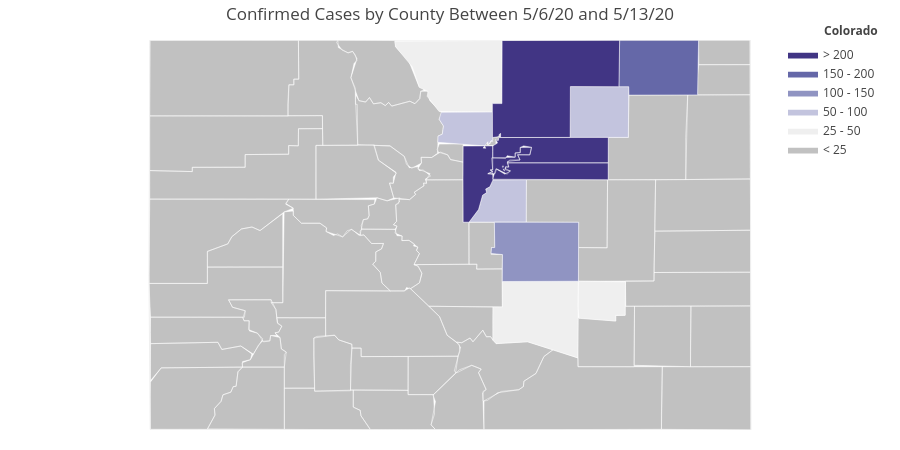

Notebook code cell kept with this figure:
### Code cell
values = period_cases

colorscale = [
    'rgb(193, 193, 193)',
    'rgb(239,239,239)',
    'rgb(195, 196, 222)',
    'rgb(144,148,194)',
    'rgb(101,104,168)',
    'rgb(65, 53, 132)'
]

fig = ff.create_choropleth(
    fips=fips, values = values, scope=['CO'],
    colorscale=colorscale,
    #binning_endpoints = list(range(min(values+1), max(values), round((max(values)-min(values))/4))),
    binning_endpoints = [25,50,100,150,200],
    county_outline={'color': 'rgb(255,255,255)', 'width': 0.5}, round_legend_values=True,
    legend_title=f'Colorado', title= f'Confirmed Cases by County Between {old_date} and {date}',
    show_hover=True, centroid_marker={'opacity': 0}
)

fig.layout.template = None
fig.show()

### Figure 1 — Plotly figure (JSON) as saved in the notebook; plotly's stock layout.template omitted (floating-point values rounded to 4 significant figures; data arrays with more than 128 entries replaced by an {"elided": "..."} marker saying what was removed)
{"data": [{"fill": "toself", "fillcolor": "rgb(193, 193, 193)", "hoverinfo": "none", "line": {"color": "rgb(255,255,255)", "width": 0.5}, "mode": "lines", "name": "< 25", "type": "scatter", "x": {"elided": "746 float values"}, "y": {"elided": "746 float values"}}, {"fill": "toself", "fillcolor": "rgb(239,239,239)", "hoverinfo": "none", "line": {"color": "rgb(255,255,255)", "width": 0.5}, "mode": "lines", "name": "25 - 50", "type": "scatter", "x": [-104.1, -104.1, -103.5, -103.5, -103.6, -103.6, -104.0, -104.1, null, -106.2, -104.9, -104.9, -105.1, -105.1, -105.7, -105.8, -105.8, -105.9, -106.0, -106.2, -106.2, null, -105.1, -105.0, -104.9, -104.9, -104.1, -104.1, -104.6, -105.0, -105.0, -105.1, null], "y": [38.26, 38.52, 38.52, 38.17, 38.17, 38.11, 38.14, 38.26, null, 40.99, 41.0, 40.35, 40.35, 40.26, 40.27, 40.42, 40.47, 40.52, 40.73, 40.93, 40.99, null, 38.11, 38.26, 38.26, 38.52, 38.52, 37.73, 37.9, 37.88, 37.92, 38.11, null]}, {"fill": "toself", "fillcolor": "rgb(195, 196, 222)", "hoverinfo": "none", "line": {"color": "rgb(255,255,255)", "width": 0.5}, "mode": "lines", "name": "50 - 100", "type": "scatter", "x": [-105.1, -105.1, -105.1, -105.1, -105.1, null, -105.7, -105.7, -105.6, -105.6, -105.7, -105.7, -105.1, -105.1, -105.1, -105.1, -105.1, -105.7, null, -105.3, -105.2, -105.2, -105.1, -105.1, -105.1, -105.1, -104.7, -104.7, -105.3, null, -104.2, -104.1, -103.5, -103.5, -104.2, -104.2, null], "y": [39.96, 39.97, 39.97, 39.96, 39.96, null, 39.95, 40.02, 40.03, 40.12, 40.19, 40.26, 40.26, 39.98, 39.93, 39.96, 39.91, 39.95, null, 39.13, 39.26, 39.41, 39.43, 39.47, 39.49, 39.56, 39.57, 39.13, 39.13, null, 40.35, 40.52, 40.52, 40.0, 40.0, 40.35, null]}, {"fill": "toself", "fillcolor": "rgb(144,148,194)", "hoverinfo": "none", "line": {"color": "rgb(255,255,255)", "width": 0.5}, "mode": "lines", "name": "100 - 150", "type": "scatter", "x": [-105.1, -105.1, -105.0, -105.0, -104.1, -104.1, -104.9, -104.9, -105.1, null], "y": [38.81, 38.87, 38.87, 39.13, 39.13, 38.52, 38.52, 38.8, 38.81, null]}, {"fill": "toself", "fillcolor": "rgb(101,104,168)", "hoverinfo": "none", "line": {"color": "rgb(255,255,255)", "width": 0.5}, "mode": "lines", "name": "150 - 200", "type": "scatter", "x": [-103.6, -103.6, -102.7, -102.7, -103.5, -103.5, -103.6, -103.6, null], "y": [40.56, 41.0, 41.0, 40.44, 40.44, 40.52, 40.52, 40.56, null]}, {"fill": "toself", "fillcolor": "rgb(65, 53, 132)", "hoverinfo": "none", "line": {"color": "rgb(255,255,255)", "width": 0.5}, "mode": "lines", "name": "> 200", "type": "scatter", "x": {"elided": "166 float values"}, "y": {"elided": "166 float values"}}, {"hoverinfo": "text", "legendgroup": "centroids", "marker": {"color": "white", "opacity": 0}, "mode": "markers", "name": "US Counties", "selected": {"marker": {"opacity": 0}}, "showlegend": false, "text": ["County: Weld<br>State: Colorado<br>FIPS: 08123<br>Value: 223", "County: Weld<br>State: Colorado<br>FIPS: 08123<br>Value: 223", "County: Jefferson<br>State: Colorado<br>FIPS: 08059<br>Value: 209", "County: Jefferson<br>State: Colorado<br>FIPS: 08059<br>Value: 209", "County: Jefferson<br>State: Colorado<br>FIPS: 08059<br>Value: 209", "County: Jefferson<br>State: Colorado<br>FIPS: 08059<br>Value: 209", "County: Jefferson<br>State: Colorado<br>FIPS: 08059<br>Value: 209", "County: Denver<br>State: Colorado<br>FIPS: 08031<br>Value: 580", "County: Denver<br>State: Colorado<br>FIPS: 08031<br>Value: 580", "County: Broomfield<br>State: Colorado<br>FIPS: 08014<br>Value: 23", "County: Broomfield<br>State: Colorado<br>FIPS: 08014<br>Value: 23", "County: Boulder<br>State: Colorado<br>FIPS: 08013<br>Value: 97", "County: Boulder<br>State: Colorado<br>FIPS: 08013<br>Value: 97", "County: Arapahoe<br>State: Colorado<br>FIPS: 08005<br>Value: 487", "County: Arapahoe<br>State: Colorado<br>FIPS: 08005<br>Value: 487", "County: Arapahoe<br>State: Colorado<br>FIPS: 08005<br>Value: 487", "County: Arapahoe<br>State: Colorado<br>FIPS: 08005<br>Value: 487", "County: Arapahoe<br>State: Colorado<br>FIPS: 08005<br>Value: 487", "County: Arapahoe<br>State: Colorado<br>FIPS: 08005<br>Value: 487", "County: Arapahoe<br>State: Colorado<br>FIPS: 08005<br>Value: 487", "County: Adams<br>State: Colorado<br>FIPS: 08001<br>Value: 422", "County: Alamosa<br>State: Colorado<br>FIPS: 08003<br>Value: 11", "County: Archuleta<br>State: Colorado<br>FIPS: 08007<br>Value: 0", "County: Baca<br>State: Colorado<br>FIPS: 08009<br>Value: 0", "County: Bent<br>State: Colorado<br>FIPS: 08011<br>Value: 1", "County: Chaffee<br>State: Colorado<br>FIPS: 08015<br>Value: 1", "County: Cheyenne<br>State: Colorado<br>FIPS: 08017<br>Value: 4", "County: Clear Creek<br>State: Colorado<br>FIPS: 08019<br>Value: 2", "County: Conejos<br>State: Colorado<br>FIPS: 08021<br>Value: 1", "County: Costilla<br>State: Colorado<br>FIPS: 08023<br>Value: 1", "County: Crowley<br>State: Colorado<br>FIPS: 08025<br>Value: 35", "County: Custer<br>State: Colorado<br>FIPS: 08027<br>Value: 0", "County: Delta<br>State: Colorado<br>FIPS: 08029<br>Value: 2", "County: Dolores<br>State: Colorado<br>FIPS: 08033<br>Value: 0", "County: Douglas<br>State: Colorado<br>FIPS: 08035<br>Value: 56", "County: Eagle<br>State: Colorado<br>FIPS: 08037<br>Value: 10", "County: Elbert<br>State: Colorado<br>FIPS: 08039<br>Value: 4", "County: El Paso<br>State: Colorado<br>FIPS: 08041<br>Value: 120", "County: Fremont<br>State: Colorado<br>FIPS: 08043<br>Value: 1", "County: Garfield<br>State: Colorado<br>FIPS: 08045<br>Value: 13", "County: Gilpin<br>State: Colorado<br>FIPS: 08047<br>Value: 0", "County: Grand<br>State: Colorado<br>FIPS: 08049<br>Value: 0", "County: Gunnison<br>State: Colorado<br>FIPS: 08051<br>Value: 8", "County: Hinsdale<br>State: Colorado<br>FIPS: 08053<br>Value: 0", "County: Huerfano<br>State: Colorado<br>FIPS: 08055<br>Value: 1", "County: Jackson<br>State: Colorado<br>FIPS: 08057<br>Value: 0", "County: Kiowa<br>State: Colorado<br>FIPS: 08061<br>Value: 0", "County: Kit Carson<br>State: Colorado<br>FIPS: 08063<br>Value: 1", "County: Lake<br>State: Colorado<br>FIPS: 08065<br>Value: 2", "County: La Plata<br>State: Colorado<br>FIPS: 08067<br>Value: 3", "County: Larimer<br>State: Colorado<br>FIPS: 08069<br>Value: 41", "County: Las Animas<br>State: Colorado<br>FIPS: 08071<br>Value: 0", "County: Lincoln<br>State: Colorado<br>FIPS: 08073<br>Value: 0", "County: Logan<br>State: Colorado<br>FIPS: 08075<br>Value: 185", "County: Mesa<br>State: Colorado<br>FIPS: 08077<br>Value: 1", "County: Mineral<br>State: Colorado<br>FIPS: 08079<br>Value: 0", "County: Moffat<br>State: Colorado<br>FIPS: 08081<br>Value: 0", "County: Montezuma<br>State: Colorado<br>FIPS: 08083<br>Value: 6", "County: Montrose<br>State: Colorado<br>FIPS: 08085<br>Value: 18", "County: Morgan<br>State: Colorado<br>FIPS: 08087<br>Value: 88", "County: Otero<br>State: Colorado<br>FIPS: 08089<br>Value: 1", "County: Ouray<br>State: Colorado<br>FIPS: 08091<br>Value: 1", "County: Park<br>State: Colorado<br>FIPS: 08093<br>Value: 1", "County: Phillips<br>State: Colorado<br>FIPS: 08095<br>Value: 3", "County: Pitkin<br>State: Colorado<br>FIPS: 08097<br>Value: 1", "County: Prowers<br>State: Colorado<br>FIPS: 08099<br>Value: 1", "County: Pueblo<br>State: Colorado<br>FIPS: 08101<br>Value: 27", "County: Rio Blanco<br>State: Colorado<br>FIPS: 08103<br>Value: 0", "County: Rio Grande<br>State: Colorado<br>FIPS: 08105<br>Value: 0", "County: Routt<br>State: Colorado<br>FIPS: 08107<br>Value: 1", "County: Saguache<br>State: Colorado<br>FIPS: 08109<br>Value: 5", "County: San Juan<br>State: Colorado<br>FIPS: 08111<br>Value: 0", "County: San Miguel<br>State: Colorado<br>FIPS: 08113<br>Value: 2", "County: Sedgwick<br>State: Colorado<br>FIPS: 08115<br>Value: 0", "County: Summit<br>State: Colorado<br>FIPS: 08117<br>Value: 19", "County: Teller<br>State: Colorado<br>FIPS: 08119<br>Value: 1", "County: Washington<br>State: Colorado<br>FIPS: 08121<br>Value: 0", "County: Yuma<br>State: Colorado<br>FIPS: 08125<br>Value: 2"], "type": "scatter", "unselected": {"marker": {"opacity": 0}}, "x": [[-105.0], [-104.4], [-105.1], [-105.1], [-105.1], [-105.1], [-105.3], [-104.9], [-104.9], [-105.1], [-105.1], [-105.1], [-105.4], [-104.9], [-104.9], [-104.9], [-104.9], [-104.9], [-104.9], [-104.3], -104.3, -105.8, -107.0, -102.6, -103.1, -106.2, -102.6, -105.6, -106.2, -105.4, -103.8, -105.4, -107.9, -108.5, -104.9, -106.7, -104.1, -104.5, -105.4, -107.9, -105.5, -106.1, -107.0, -107.3, -105.0, -106.3, -102.7, -102.6, -106.3, -107.8, -105.5, -104.0, -103.5, -103.1, -108.5, -106.9, -108.2, -108.6, -108.3, -103.8, -103.7, -107.8, -105.7, -102.4, -106.9, -102.4, -104.5, -108.2, -106.4, -107.0, -106.3, -107.7, -108.4, -102.4, -106.1, -105.2, -103.2, -102.4], "y": [[40.03], [40.55], [39.63], [39.64], [39.65], [39.64], [39.59], [39.7], [39.76], [39.96], [39.95], [39.96], [40.09], [39.68], [39.63], [39.68], [39.67], [39.67], [39.7], [39.65], 39.87, 37.57, 37.19, 37.32, 37.96, 38.75, 38.83, 39.69, 37.2, 37.28, 38.33, 38.11, 38.86, 37.75, 39.33, 39.63, 39.29, 38.83, 38.47, 39.6, 39.86, 40.1, 38.67, 37.82, 37.68, 40.67, 38.43, 39.31, 39.2, 37.29, 40.67, 37.32, 38.99, 40.72, 39.02, 37.67, 40.62, 37.34, 38.4, 40.26, 37.9, 38.16, 39.12, 40.59, 39.22, 37.96, 38.17, 39.98, 37.58, 40.49, 38.08, 37.76, 38.0, 40.88, 39.63, 38.88, 39.97, 40.0]}, {"hoverinfo": "text", "legendgroup": "States", "line": {"color": "rgb(240, 240, 240)", "width": 1}, "mode": "lines", "showlegend": false, "type": "scatter", "x": [-109.1, -109.1, -102.1, -102.0, -109.0, -109.1, null], "y": [38.6, 41.0, 41.0, 36.99, 37.0, 38.6, null]}], "layout": {"annotations": [{"showarrow": false, "text": "<b>Colorado</b>", "x": 1, "xanchor": "right", "xref": "paper", "y": 1.05, "yref": "paper"}], "dragmode": "select", "height": 450, "hovermode": "closest", "legend": {"traceorder": "reversed", "x": 1, "xanchor": "right", "y": 1, "yanchor": "top"}, "margin": {"b": 20, "l": 20, "r": 20, "t": 40}, "title": {"text": "Confirmed Cases by County Between 5/6/20 and 5/13/20"}, "width": 900, "xaxis": {"autorange": false, "fixedrange": true, "range": [-110.6, -100.5], "showgrid": false, "showticklabels": false, "type": "linear", "zeroline": false}, "yaxis": {"autorange": false, "fixedrange": true, "range": [36.99, 41.0], "showgrid": false, "showticklabels": false, "type": "linear", "zeroline": false}}}
